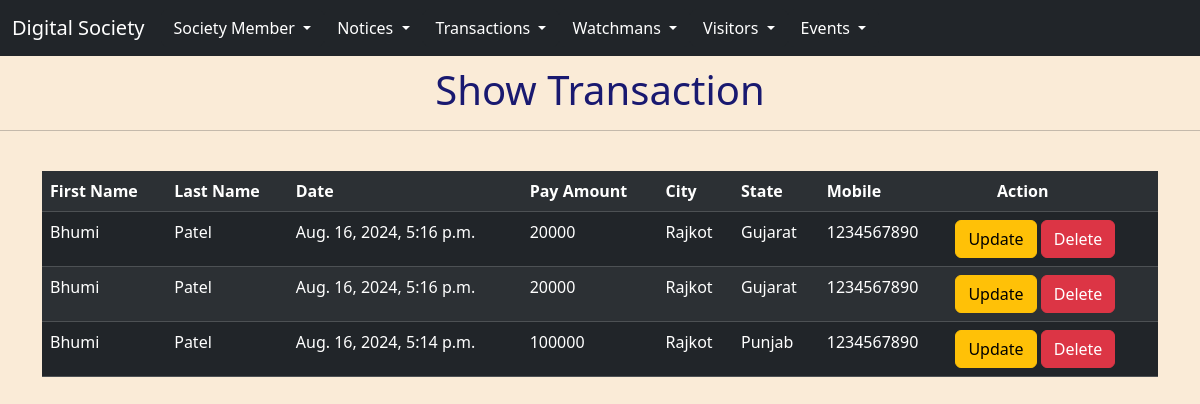
The page /showtransaction/ on the database its author committed.
### myapp/models.py (models this page shows)
class AddTransaction(models.Model):
    firstname=models.CharField(max_length=20)
    lastname=models.CharField(max_length=20)
    date=models.DateTimeField()
    payamount=models.IntegerField()
    city=models.CharField(max_length=20)
    state=models.CharField(max_length=20)
    mobile=models.BigIntegerField()

### myapp/views.py (the view)
# urls.py: path('showtransaction/',views.showtransaction, name='showtransaction'),
def showtransaction(request):
    transactions = AddTransaction.objects.all()
    return render(request,'showtransaction.html',{'transactions':transactions})

### myapp/templates/showtransaction.html (shortened to what this page needs)
<!DOCTYPE html>
<html lang="en">
    <head>
        <link
            href="https://cdn.jsdelivr.net/npm/bootstrap@5.3.3/dist/css/bootstrap.min.css"
            rel="stylesheet"
>
    </head>
    <body>
        <nav class="navbar navbar-expand-lg navbar-dark bg-dark">
            <div class="container-fluid">
                <a class="navbar-brand" href="#">Digital Society</a>
                <div class="collapse navbar-collapse"
                    id="navbarNavDarkDropdown">
                    <ul class="navbar-nav">
                        <li class="nav-item dropdown">
                            <button class="btn btn-dark dropdown-toggle"
                                data-bs-toggle="dropdown" aria-expanded="false">
                                Society Member
                            </button>
                        </li>
                    </ul>
                    <ul class="navbar-nav">
                        <li class="nav-item dropdown">
                            <button class="btn btn-dark dropdown-toggle"
                                data-bs-toggle="dropdown" aria-expanded="false">
                                Notices
                            </button>
                        </li>
                    </ul>
                    <ul class="navbar-nav">
                        <li class="nav-item dropdown">
                            <button class="btn btn-dark dropdown-toggle"
                                data-bs-toggle="dropdown" aria-expanded="false">
                                Transactions
                            </button>
                        </li>
                    </ul>
                    <ul class="navbar-nav">
                        <li class="nav-item dropdown">
                            <button class="btn btn-dark dropdown-toggle"
                                data-bs-toggle="dropdown" aria-expanded="false">
                                Watchmans
                            </button>
                        </li>
                    </ul>
                    <ul class="navbar-nav">
                        <li class="nav-item dropdown">
                            <button class="btn btn-dark dropdown-toggle"
                                data-bs-toggle="dropdown" aria-expanded="false">
                                Visitors
                            </button>
                        </li>
                    </ul>
                    <ul class="navbar-nav">
                        <li class="nav-item dropdown">
                            <button class="btn btn-dark dropdown-toggle"
                                data-bs-toggle="dropdown" aria-expanded="false">
                                Events
                            </button>
                        </li>
                    </ul>
                </div>
            </div>
        </nav>
        <center>
            <h1>Show Transaction</h1>
        </center>
        <hr>
        <br>
        <div class="container">
            <table class="table table-dark table-striped">
                <tr>
                    <th>First Name</th>
                    <th>Last Name</th>
                    <th>Date</th>
                    <th>Pay Amount</th>
                    <th>City</th>
                    <th>State</th>
                    <th>Mobile</th>
                    <th>&nbsp;&nbsp;&nbsp;&nbsp;&nbsp;&nbsp;&nbsp;&nbsp;&nbsp;&nbsp;Action</th>
                </tr>
                {% for i in transactions %}
                <tr>
                    <td>{{i.firstname}}</td>
                    <td>{{i.lastname}}</td>
                    <td>{{i.date}}</td>
                    <td>{{i.payamount}}</td>
                    <td>{{i.city}}</td>
                    <td>{{i.state}}</td>
                    <td>{{i.mobile}}</td>
                    <td><a class="btn btn-warning"
                            href="/updatenotice/{{i.id}}">Update</a>
                        <a class="btn btn-danger"
                            href="/deletnotice/{{i.id}}">Delete</a></td>
                </tr>
                {% endfor %}
            </table>
        </div>
    </body>
</html>

### myapp/templates/showtransaction.html (style rules this page uses)
body { background-color: antiquewhite; }
h1 { color: midnightblue; margin-top: 10px; }

### rows shown on the page
AddTransaction: firstname "Bhumi", lastname "Patel", date "Aug. 16, 2024, 5:16 p.m.", payamount "20000", city "Rajkot", state "Gujarat", mobile "1234567890"
AddTransaction: firstname "Bhumi", lastname "Patel", date "Aug. 16, 2024, 5:16 p.m.", payamount "20000", city "Rajkot", state "Gujarat", mobile "1234567890"
AddTransaction: firstname "Bhumi", lastname "Patel", date "Aug. 16, 2024, 5:14 p.m.", payamount "100000", city "Rajkot", state "Punjab", mobile "1234567890"
